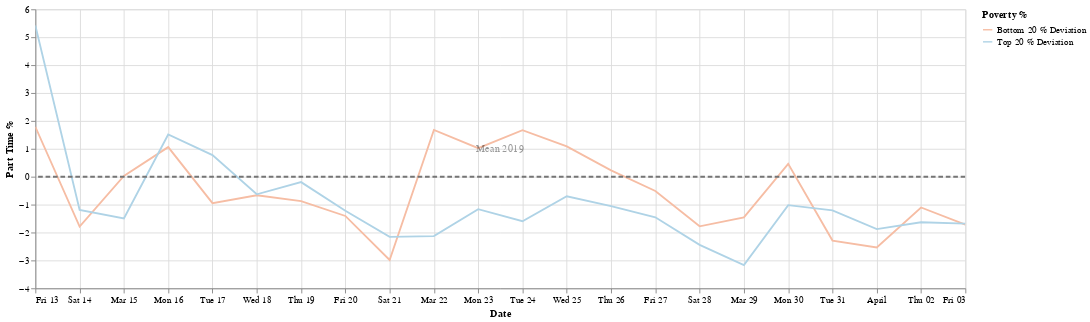

Notebook code cell kept with this figure:
### Markdown cell above
Filtering based on important dates

**March 17, 2020:**
Governor Pritzker announced statewide school closures beginning March 17 until March 30.

### Code cell
start_date = '2020-3-12'
end_date = '2020-4-3'
df1 = apply_date_filter(df,start_date,end_date)
chart = create_chart(df1)
chart

### Figure 1 — Vega-Lite specification as saved in the notebook (floating-point values rounded to 4 significant figures)
{"config": {"view": {"continuousHeight": 300, "continuousWidth": 400}, "range": {"category": {"scheme": "redblue"}}}, "layer": [{"data": {"name": "data-47381840c49ea1200b6a1dfcbeb8067d"}, "mark": "line", "encoding": {"color": {"type": "nominal", "field": "Poverty %"}, "x": {"type": "temporal", "field": "date", "title": "Date"}, "y": {"type": "quantitative", "field": "part_time_work", "title": "Part Time %"}}, "selection": {"selector001": {"type": "interval", "bind": "scales", "encodings": ["x", "y"]}}, "transform": [{"fold": ["Bottom 20 % Deviation", "Top 20 % Deviation"], "as": ["Poverty %", "part_time_work"]}], "width": 1000}, {"data": {"name": "data-7f3a6b86ed460c4e648f2393735a11f6"}, "mark": {"type": "rule", "color": "#757575", "size": 2, "strokeDash": [5, 3]}, "encoding": {"size": {"value": 2}, "y": {"type": "quantitative", "field": "Mean 2019"}}}, {"data": {"name": "data-d764767e7dd3b10b2c76c1355ce10ef3"}, "mark": {"type": "text", "angle": 0, "text": "Mean 2019"}, "encoding": {"opacity": {"value": 0.4}, "y": {"type": "quantitative", "field": "y"}}}], "$schema": "https://vega.github.io/schema/vega-lite/v4.8.1.json", "datasets": {"data-47381840c49ea1200b6a1dfcbeb8067d": [{"date": "2020-03-16T00:00:00+00:00", "Top 20 %": 7.511, "Bottom 20 %": 7.06, "Top 20 % Deviation": 1.513, "Bottom 20 % Deviation": 1.061}, {"date": "2020-03-26T00:00:00+00:00", "Top 20 %": 4.947, "Bottom 20 %": 6.223, "Top 20 % Deviation": -1.052, "Bottom 20 % Deviation": 0.2245}, {"date": "2020-03-25T00:00:00+00:00", "Top 20 %": 5.299, "Bottom 20 %": 7.084, "Top 20 % Deviation": -0.6999, "Bottom 20 % Deviation": 1.085}, {"date": "2020-03-20T00:00:00+00:00", "Top 20 %": 4.778, "Bottom 20 %": 4.592, "Top 20 % Deviation": -1.221, "Bottom 20 % Deviation": -1.407}, {"date": "2020-03-24T00:00:00+00:00", "Top 20 %": 4.404, "Bottom 20 %": 7.668, "Top 20 % Deviation": -1.595, "Bottom 20 % Deviation": 1.669}, {"date": "2020-03-13T00:00:00+00:00", "Top 20 %": 11.42, "Bottom 20 %": 7.789, "Top 20 % Deviation": 5.419, "Bottom 20 % Deviation": 1.79}, {"date": "2020-03-27T00:00:00+00:00", "Top 20 %": 4.544, "Bottom 20 %": 5.488, "Top 20 % Deviation": -1.454, "Bottom 20 % Deviation": -0.5109}, {"date": "2020-03-22T00:00:00+00:00", "Top 20 %": 3.869, "Bottom 20 %": 7.672, "Top 20 % Deviation": -2.13, "Bottom 20 % Deviation": 1.673}, {"date": "2020-03-28T00:00:00+00:00", "Top 20 %": 3.555, "Bottom 20 %": 4.221, "Top 20 % Deviation": -2.444, "Bottom 20 % Deviation": -1.778}, {"date": "2020-03-19T00:00:00+00:00", "Top 20 %": 5.805, "Bottom 20 %": 5.12, "Top 20 % Deviation": -0.1937, "Bottom 20 % Deviation": -0.8782}, {"date": "2020-04-01T00:00:00+00:00", "Top 20 %": 4.122, "Bottom 20 %": 3.462, "Top 20 % Deviation": -1.877, "Bottom 20 % Deviation": -2.537}, {"date": "2020-04-03T00:00:00+00:00", "Top 20 %": 4.316, "Bottom 20 %": 4.281, "Top 20 % Deviation": -1.682, "Bottom 20 % Deviation": -1.717}, {"date": "2020-03-29T00:00:00+00:00", "Top 20 %": 2.828, "Bottom 20 %": 4.541, "Top 20 % Deviation": -3.17, "Bottom 20 % Deviation": -1.458}, {"date": "2020-03-15T00:00:00+00:00", "Top 20 %": 4.505, "Bottom 20 %": 6.029, "Top 20 % Deviation": -1.494, "Bottom 20 % Deviation": 0.03059}, {"date": "2020-03-17T00:00:00+00:00", "Top 20 %": 6.772, "Bottom 20 %": 5.05, "Top 20 % Deviation": 0.7739, "Bottom 20 % Deviation": -0.9484}, {"date": "2020-04-02T00:00:00+00:00", "Top 20 %": 4.367, "Bottom 20 %": 4.895, "Top 20 % Deviation": -1.631, "Bottom 20 % Deviation": -1.104}, {"date": "2020-03-18T00:00:00+00:00", "Top 20 %": 5.367, "Bottom 20 %": 5.334, "Top 20 % Deviation": -0.6312, "Bottom 20 % Deviation": -0.6649}, {"date": "2020-03-31T00:00:00+00:00", "Top 20 %": 4.792, "Bottom 20 %": 3.709, "Top 20 % Deviation": -1.206, "Bottom 20 % Deviation": -2.289}, {"date": "2020-03-14T00:00:00+00:00", "Top 20 %": 4.807, "Bottom 20 %": 4.209, "Top 20 % Deviation": -1.192, "Bottom 20 % Deviation": -1.79}, {"date": "2020-03-23T00:00:00+00:00", "Top 20 %": 4.833, "Bottom 20 %": 7.02, "Top 20 % Deviation": -1.166, "Bottom 20 % Deviation": 1.021}, {"date": "2020-03-30T00:00:00+00:00", "Top 20 %": 4.98, "Bottom 20 %": 6.46, "Top 20 % Deviation": -1.019, "Bottom 20 % Deviation": 0.4614}, {"date": "2020-03-21T00:00:00+00:00", "Top 20 %": 3.843, "Bottom 20 %": 3.013, "Top 20 % Deviation": -2.155, "Bottom 20 % Deviation": -2.985}], "data-7f3a6b86ed460c4e648f2393735a11f6": [{"Mean 2019": 0}], "data-d764767e7dd3b10b2c76c1355ce10ef3": [{"y": 1}]}}
